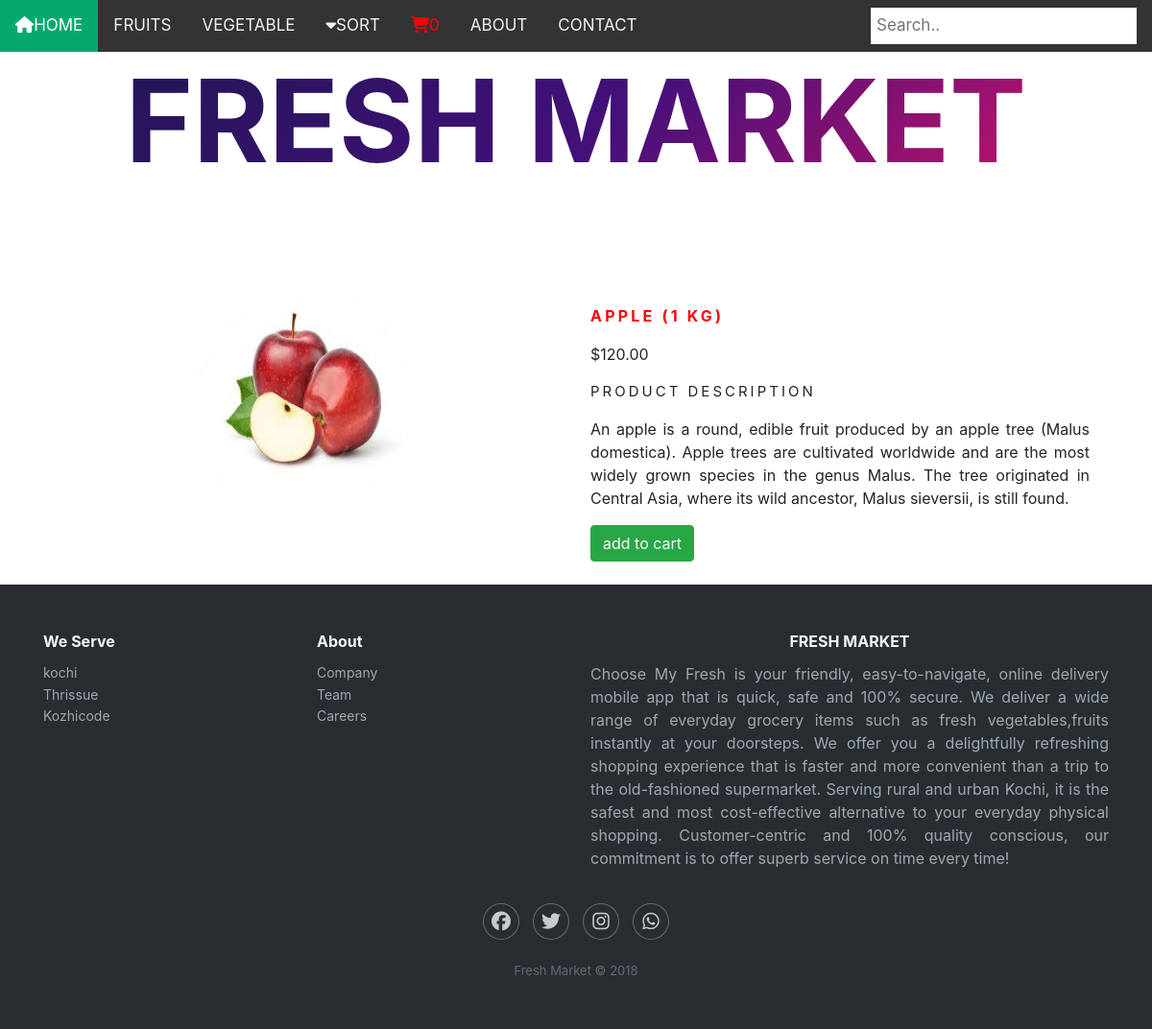
The app's page /fruits/apple/ with its own data.
### shop/models.py (models this page shows, shortened)
class Category(models.Model):
    name=models.CharField(max_length=250,unique=True)
    slug=models.SlugField(max_length=250,unique=True)
    description=models.TextField(blank=True)
    image=models.ImageField(upload_to='category',blank=True)
    class Meta:
        ordering=('name',)
        verbose_name='category'
        verbose_name_plural='categories'
    def get_url(self):
         return reverse('shop:product_by_category',args=[self.slug])

class Product(models.Model):
    name=models.CharField(max_length=250,unique=True)
    slug=models.SlugField(max_length=250,unique=True)
    description=models.TextField(blank=True)
    price=models.DecimalField(max_digits=10,decimal_places=2)
    category=models.ForeignKey(Category,on_delete=models.CASCADE)
    image=models.ImageField(upload_to='product',blank=True)
    stock=models.IntegerField()
    available=models.BooleanField(default=True)
    created=models.DateTimeField(auto_now_add=True)
    updated=models.DateTimeField(auto_now=True)
    class Meta:
        ordering=('name',)
        verbose_name='product'
        verbose_name_plural='products'

### shop/views.py (the view)
# urls.py: path('<slug:c_slug>/<slug:product_slug>/',views.proDetail,name='prodCatdetail'),
def proDetail(request,c_slug,product_slug):
    try:
        product=Product.objects.get(category__slug=c_slug,slug=product_slug)
    except Exception as e:
        raise e
    return render(request,'product.html',{'product':product})

### cart/context_processors.py (called while the page is built)
def counter(request):
    item_count=0
    if 'admin' in request.path:
        return {}
    else:
        try:
            cart=Cart.objects.filter(cart_id=_cart_id(request))
            cart_items=Cartitem.objects.all().filter(cart=cart[:1])
            for cart_item in cart_items:
                item_count += cart_item.quantity
        except Cart.DoesNotExist:
            item_count=0
    return dict(item_count=item_count)

### cart/views.py (called while the page is built)
def _cart_id(request):
    cart=request.session.session_key
    if not cart:
        cart=request.session.create()
    return cart

### shop/context_processors.py (called while the page is built)
def menu_link(request):
    links=Category.objects.all()
    return dict(links=links)

### templates/product.html (shortened to what this page needs)
{% extends 'base.html' %}
{% load static %}
{% block content %}
<div class="my_product">
</div>
<div class="container">
<br>
<div class="row">
  <div class="col-12 col-sm-12 col-md-12 col-lg-6 text-center">
    <div style="min-width:18rem">
      <img src="{{product.image.url}}" alt="{{product.name}}" width="220;" height="200;" >
    </div>
  </div>
    <div class="col-12 col-sm-12 col-md-12 col-lg-6">
      <div>
      <h1 class="my_prod_title" style="color:red;"><b>{{product.name}}</b></h1>
      <p>${{product.price}}</p>
      <p class="my_title">product Description</p>
      <p class="text-justify my_prod_text">{{product.description}}</p>
        <a class="btn btn-success" href="{% url 'cart:add_cart' product.id %}">add to cart</a>
        <br>
        <br>
    </div>
  </div>
  </div>
</div>
{% endblock %}

### templates/nav.html (shortened to what this page needs)
<div class="topnav">
<a class="active" href="{% url 'shop:allprodCat' %}"><i class="fa-solid fa-house"></i>HOME</a>
  {% for cat in links %}
  <a  href="{{cat.get_url}}" style="text-transform:uppercase;" >{{cat.name}}</a>
  {% endfor %}
  <a href="{% url 'shop:sort' %}"> <i class="fa fa-caret-down"></i>SORT</a>
<a href="{% url 'cart:cart_details' %}" style="color:red"><i class="fa-solid fa-cart-shopping"></i>{{item_count}}</a>
  <a href="{% url 'shop:about' %}">ABOUT
  </a>
  <a href="{% url 'shop:contact' %}" >CONTACT</a>
  <form action="{% url 'search_app:search' %}" method="post">
  <input type="text" placeholder="Search.." name="q">
  </form>
</div>

### static/css/custome.css (style rules this page uses)
body { font-family: 'Roboto', sans-serif; }
.my_title { font-size : 15px; text-transform : uppercase; letter-spacing : .2em; }
.my_product { padding : 15px; padding-bottom : 20px; }
.my_prod_title { font-size : 16px; text-transform : uppercase; letter-spacing : .2em; padding-top : 15px; padding-bottom : 10px; }
.my_prod_text { padding-right : 20px; }

### static/css/nav.css (style rules this page uses)
.topnav { background-color: #333; overflow: hidden; }
.topnav a { float: left; color: #f2f2f2; text-align: center; padding: 14px 16px; text-decoration: none; font-size: 17px; }
.topnav a.active { background-color: #04AA6D; color: white; }
.topnav input[type=text] { float: right; padding: 6px; border: none; margin-top: 8px; margin-right: 16px; font-size: 17px; }

### records on screen
Category: name "FRUITS"
Category: name "VEGETABLE"
Product: image (picture), name "APPLE (1 KG)", price "120.00", description "An apple is a round, edible fruit produced by an apple tree (Malus domestica). Apple trees are cultivated worldwide and are the most widely grown species in the genus Malus. The tree originated in Central Asia, where its wild ancestor, Malus sieversii, is still found."

### other values on screen
{{ item_count }} "0"
